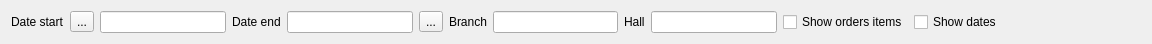
<?xml version="1.0" encoding="UTF-8"?>
<ui version="4.0">
 <class>FRestSaleByStore</class>
 <widget class="QWidget" name="FRestSaleByStore">
  <property name="geometry">
   <rect>
    <x>0</x>
    <y>0</y>
    <width>1152</width>
    <height>40</height>
   </rect>
  </property>
  <property name="windowTitle">
   <string>Form</string>
  </property>
  <layout class="QHBoxLayout" name="horizontalLayout">
   <property name="sizeConstraint">
    <enum>QLayout::SetMinimumSize</enum>
   </property>
   <item>
    <widget class="QLabel" name="label">
     <property name="text">
      <string>Date start</string>
     </property>
    </widget>
   </item>
   <item>
    <widget class="QToolButton" name="btnBack">
     <property name="focusPolicy">
      <enum>Qt::NoFocus</enum>
     </property>
     <property name="text">
      <string>...</string>
     </property>
     <property name="icon">
      <iconset resource="../Resort/res.qrc">
       <normaloff>:/images/left.png</normaloff>:/images/left.png</iconset>
     </property>
    </widget>
   </item>
   <item>
    <widget class="EDateEdit" name="leDateStart"/>
   </item>
   <item>
    <widget class="QLabel" name="label_2">
     <property name="text">
      <string>Date end</string>
     </property>
    </widget>
   </item>
   <item>
    <widget class="EDateEdit" name="leDateEnd"/>
   </item>
   <item>
    <widget class="QToolButton" name="btnNext">
     <property name="focusPolicy">
      <enum>Qt::NoFocus</enum>
     </property>
     <property name="text">
      <string>...</string>
     </property>
     <property name="icon">
      <iconset resource="../Resort/res.qrc">
       <normaloff>:/images/right.png</normaloff>:/images/right.png</iconset>
     </property>
    </widget>
   </item>
   <item>
    <widget class="QLabel" name="label_16">
     <property name="text">
      <string>Branch</string>
     </property>
    </widget>
   </item>
   <item>
    <widget class="EQLineEdit" name="leBranch">
     <property name="maximumSize">
      <size>
       <width>300</width>
       <height>16777215</height>
      </size>
     </property>
     <property name="focusPolicy">
      <enum>Qt::ClickFocus</enum>
     </property>
     <property name="ShowButton" stdset="0">
      <bool>true</bool>
     </property>
     <property name="EnableHiddenText" stdset="0">
      <bool>false</bool>
     </property>
    </widget>
   </item>
   <item>
    <widget class="QLabel" name="label_4">
     <property name="text">
      <string>Hall</string>
     </property>
    </widget>
   </item>
   <item>
    <widget class="EQLineEdit" name="leHall">
     <property name="maximumSize">
      <size>
       <width>300</width>
       <height>16777215</height>
      </size>
     </property>
     <property name="focusPolicy">
      <enum>Qt::ClickFocus</enum>
     </property>
     <property name="ShowButton" stdset="0">
      <bool>true</bool>
     </property>
     <property name="EnableHiddenText" stdset="0">
      <bool>false</bool>
     </property>
    </widget>
   </item>
   <item>
    <widget class="QCheckBox" name="chShowItems">
     <property name="focusPolicy">
      <enum>Qt::NoFocus</enum>
     </property>
     <property name="text">
      <string>Show orders items</string>
     </property>
    </widget>
   </item>
   <item>
    <widget class="QCheckBox" name="chShowDates">
     <property name="focusPolicy">
      <enum>Qt::NoFocus</enum>
     </property>
     <property name="text">
      <string>Show dates</string>
     </property>
    </widget>
   </item>
   <item>
    <spacer name="horizontalSpacer">
     <property name="orientation">
      <enum>Qt::Horizontal</enum>
     </property>
     <property name="sizeHint" stdset="0">
      <size>
       <width>139</width>
       <height>20</height>
      </size>
     </property>
    </spacer>
   </item>
  </layout>
 </widget>
 <customwidgets>
  <customwidget>
   <class>EQLineEdit</class>
   <extends>QLineEdit</extends>
   <header location="global">eqlineedit.h</header>
   <slots>
    <signal>customButtonClicked(bool)</signal>
   </slots>
  </customwidget>
  <customwidget>
   <class>EDateEdit</class>
   <extends>QLineEdit</extends>
   <header location="global">edateedit.h</header>
  </customwidget>
 </customwidgets>
 <resources>
  <include location="../Resort/res.qrc"/>
 </resources>
 <connections/>
</ui>
